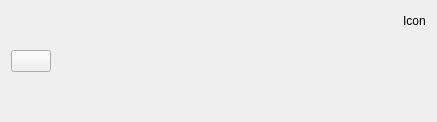
<?xml version="1.0" encoding="UTF-8"?>
<ui version="4.0">
 <class>UpcomingMatchClass</class>
 <widget class="QWidget" name="UpcomingMatchClass">
  <property name="geometry">
   <rect>
    <x>0</x>
    <y>0</y>
    <width>437</width>
    <height>122</height>
   </rect>
  </property>
  <property name="windowTitle">
   <string>UpcomingMatch</string>
  </property>
  <layout class="QGridLayout" name="gridLayout">
   <item row="0" column="0">
    <layout class="QHBoxLayout" name="horizontalLayout_4">
     <item>
      <widget class="QPushButton" name="UpcomingMatchButton">
       <property name="text">
        <string/>
       </property>
      </widget>
     </item>
     <item>
      <spacer name="horizontalSpacer_4">
       <property name="orientation">
        <enum>Qt::Orientation::Horizontal</enum>
       </property>
       <property name="sizeHint" stdset="0">
        <size>
         <width>60</width>
         <height>20</height>
        </size>
       </property>
      </spacer>
     </item>
     <item>
      <layout class="QVBoxLayout" name="verticalLayout">
       <item>
        <layout class="QHBoxLayout" name="horizontalLayout_3">
         <item>
          <spacer name="horizontalSpacer">
           <property name="orientation">
            <enum>Qt::Orientation::Horizontal</enum>
           </property>
           <property name="sizeHint" stdset="0">
            <size>
             <width>40</width>
             <height>20</height>
            </size>
           </property>
          </spacer>
         </item>
         <item>
          <widget class="QLabel" name="label_OrgImage">
           <property name="text">
            <string>Icon</string>
           </property>
          </widget>
         </item>
        </layout>
       </item>
       <item>
        <spacer name="verticalSpacer">
         <property name="orientation">
          <enum>Qt::Orientation::Vertical</enum>
         </property>
         <property name="sizeHint" stdset="0">
          <size>
           <width>20</width>
           <height>40</height>
          </size>
         </property>
        </spacer>
       </item>
       <item>
        <widget class="QLabel" name="label_Countdown">
         <property name="font">
          <font>
           <pointsize>15</pointsize>
          </font>
         </property>
         <property name="text">
          <string/>
         </property>
         <property name="alignment">
          <set>Qt::AlignmentFlag::AlignCenter</set>
         </property>
        </widget>
       </item>
      </layout>
     </item>
    </layout>
   </item>
  </layout>
 </widget>
 <layoutdefault spacing="6" margin="11"/>
 <resources/>
 <connections/>
</ui>
